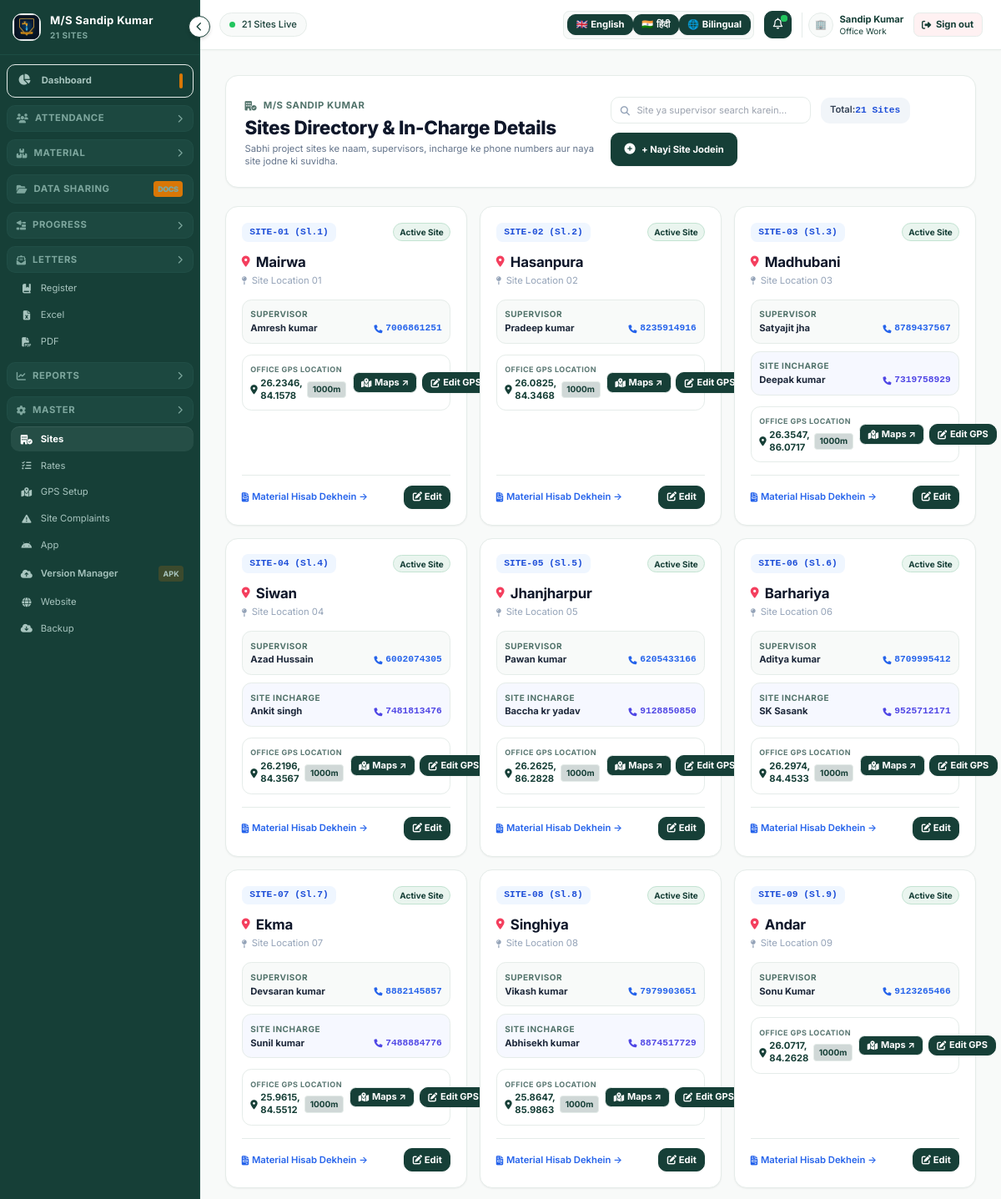
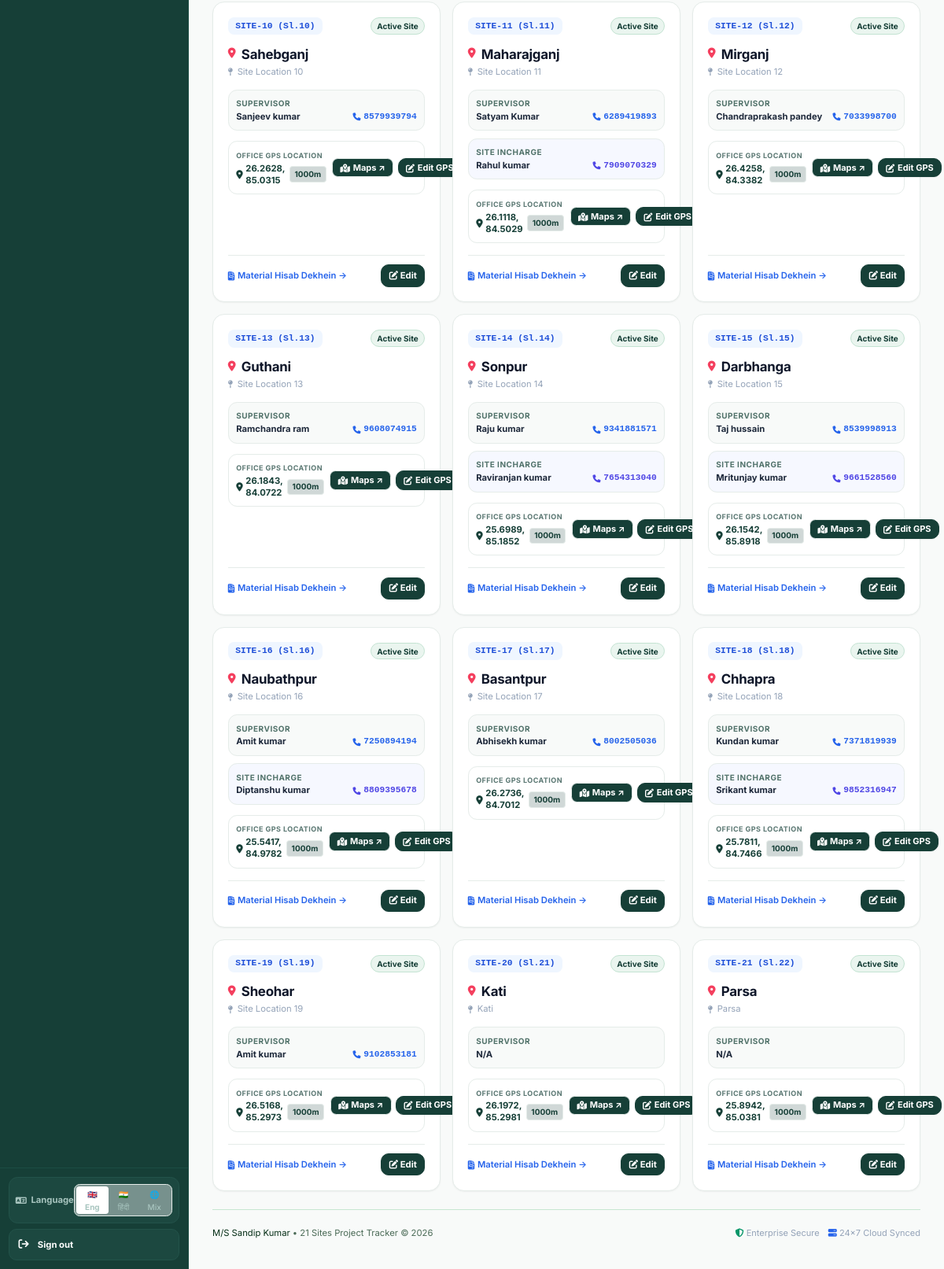
Page /sites (signed in) on the committed database (2 pictures, top to bottom).
### tables this page shows
CREATE TABLE sites (
        id INTEGER PRIMARY KEY AUTOINCREMENT,
        code TEXT UNIQUE NOT NULL,
        name TEXT NOT NULL,
        location TEXT,
        supervisor TEXT,
        contact TEXT,
        status TEXT DEFAULT 'Active',
        created_at TIMESTAMP DEFAULT CURRENT_TIMESTAMP
    , incharge TEXT, incharge_phone TEXT, latitude REAL, longitude REAL, geo_radius INTEGER DEFAULT 500, pin TEXT DEFAULT '', initial_month TEXT);

### app.py (the view)
@app.route("/sites")
def sites_list():
    is_owner = session.get("is_owner", False) or session.get("role") == "owner"
    user_site_id = session.get("site_id")
    all_sites = database.get_all_sites()
    if not is_owner and user_site_id:
        sites = [s for s in all_sites if s["id"] == int(user_site_id)]
    else:
        sites = all_sites
    points_counts = database.get_geo_points_counts_by_site()
    return render_template("sites.html", sites=sites, points_counts=points_counts, is_supervisor_view=(not is_owner))

### templates/sites.html (shortened to what this page needs)
{% extends "base.html" %}
{% block content %}
<div class="space-y-6">
    <div class="bg-white rounded-2xl p-6 border border-slate-200/80 shadow-sm flex flex-col md:flex-row md:items-center justify-between gap-4">
        <div>
            <div class="inline-flex items-center gap-2 text-xs font-semibold text-blue-600 uppercase tracking-wider mb-1">
                <i class="fa-solid fa-building-circle-check"></i> M/S SANDIP KUMAR
            </div>
            <h1 class="text-2xl font-extrabold text-slate-800">Sites Directory & In-Charge Details</h1>
            <p class="text-xs text-slate-500 mt-1">
                Sabhi project sites ke naam, supervisors, incharge ke phone numbers aur naya site jodne ki suvidha.
            </p>
        </div>
        <div class="flex flex-wrap items-center gap-3">
            <div class="relative">
                <i class="fa-solid fa-magnifying-glass absolute left-3 top-1/2 -translate-y-1/2 text-slate-400 text-xs"></i>
                <input type="text" id="siteSearchInput" onkeyup="filterSites()" placeholder="Site ya supervisor search karein..." class="pl-8 pr-3 py-2 rounded-xl border border-slate-300 text-xs text-slate-700 focus:border-blue-500 focus:ring-1 focus:ring-blue-500 w-48 sm:w-64">
            </div>
            <div class="px-3 py-2 rounded-xl bg-slate-100 text-xs font-semibold text-slate-700">
                Total: <span id="siteCount" class="font-bold text-blue-700 font-mono">{{ sites|length }} Sites</span>
            </div>
            {% if not is_supervisor_view %}
            <button onclick="openAddSiteModal()" class="px-4 py-2.5 rounded-xl bg-blue-600 hover:bg-blue-700 text-white text-xs font-bold shadow-sm transition flex items-center gap-2">
                <i class="fa-solid fa-plus-circle text-sm"></i>
                <span>+ Nayi Site Jodein</span>
            </button>
            {% endif %}
        </div>
    </div>
    <div id="sitesGrid" class="grid grid-cols-1 sm:grid-cols-2 lg:grid-cols-3 gap-4">
        {% for s in sites %}
        <div class="site-card bg-white rounded-2xl p-5 border border-slate-200/80 shadow-sm hover:border-blue-400 hover:shadow-md transition flex flex-col justify-between"
             data-name="{{ s.name|lower }}"
             data-supervisor="{{ (s.supervisor or '')|lower }}"
             data-incharge="{{ (s.incharge or '')|lower }}"
             data-code="{{ s.code|lower }}"
             data-location="{{ (s.location or '')|lower }}">
            <div>
                <div class="flex items-center justify-between">
                    <span class="px-2.5 py-1 rounded-lg bg-blue-50 text-blue-700 font-mono text-xs font-bold">{{ s.code }} (Sl. {{ s.id }})</span>
                    <span class="px-2 py-0.5 rounded-full bg-emerald-100 text-emerald-800 text-[10px] font-semibold">Active Site</span>
                </div>
                <h3 class="text-lg font-bold text-slate-800 mt-3 flex items-center gap-2">
                    <i class="fa-solid fa-location-dot text-rose-500 text-sm"></i>
                    <span>{{ s.name }}</span>
                </h3>
                {% if s.location %}
                <p class="text-xs text-slate-400 mt-0.5 flex items-center gap-1.5">
                    <i class="fa-solid fa-map-pin text-[10px]"></i> {{ s.location }}
                </p>
                {% endif %}
                <div class="space-y-2.5 mt-4 text-xs">
                    <div class="p-2.5 rounded-xl bg-slate-50 border border-slate-100">
                        <span class="text-[10px] font-bold uppercase tracking-wider text-slate-400 block">Supervisor</span>
                        <div class="flex items-center justify-between mt-0.5">
                            <span class="font-bold text-slate-800">{{ s.supervisor or 'N/A' }}</span>
                            {% if s.contact %}
                            <a href="tel:{{ s.contact }}" class="text-blue-600 font-mono font-bold hover:underline flex items-center gap-1">
                                <i class="fa-solid fa-phone text-[10px]"></i> {{ s.contact }}
                            </a>
                            {% endif %}
                        </div>
                    </div>
                    {% if s.incharge %}
                    <div class="p-2.5 rounded-xl bg-indigo-50/50 border border-indigo-100">
                        <span class="text-[10px] font-bold uppercase tracking-wider text-indigo-400 block">Site Incharge</span>
                        <div class="flex items-center justify-between mt-0.5">
                            <span class="font-bold text-slate-800">{{ s.incharge }}</span>
                            {% if s.incharge_phone %}
                            <a href="tel:{{ s.incharge_phone }}" class="text-indigo-600 font-mono font-bold hover:underline flex items-center gap-1">
                                <i class="fa-solid fa-phone text-[10px]"></i> {{ s.incharge_phone }}
                            </a>
                            {% endif %}
                        </div>
                    </div>
                    {% endif %}
                </div>
                <div class="mt-3.5 p-2.5 rounded-xl bg-white border border-[#E5ECE9] flex flex-col sm:flex-row sm:items-center justify-between gap-2 text-xs">
                    <div>
                        <span class="text-[9px] font-bold uppercase tracking-wider text-[#163F37]/70 block">Office GPS Location</span>
                        {% if s.latitude and s.longitude %}
                        <div class="flex items-center gap-1.5 mt-0.5">
                            <span class="text-[#163F37] font-bold text-xs flex items-center gap-1">
                                <i class="fa-solid fa-location-dot text-[#163F37]"></i>
                                <span>{{ s.latitude|round(4) }}, {{ s.longitude|round(4) }}</span>
                            </span>
                            <span class="px-1.5 py-0.5 rounded bg-[#163F37]/20 text-[#163F37] border border-[#E5ECE9] text-[10px] font-bold">
                                {{ s.geo_radius or 1000 }}m
                            </span>
                        </div>
                        {% else %}
                        <span class="text-[#163F37]/70 font-semibold flex items-center gap-1 mt-0.5 text-xs">
                            <i class="fa-solid fa-triangle-exclamation"></i>
                            <span>Location Not Set</span>
                        </span>
                        {% endif %}
                    </div>
                    <div class="flex items-center gap-1.5 shrink-0">
                        {% if s.latitude and s.longitude %}
                        <a href="https://www.google.com/maps?q={{ s.latitude }},{{ s.longitude }}" target="_blank"
                           class="px-2.5 py-1 rounded-lg bg-[#163F37] hover:bg-[#0F2F29] text-white font-bold text-[11px] transition flex items-center gap-1 border border-[#163F37] cursor-pointer shadow-xs"
                           title="Open in Google Maps">
                            <i class="fa-solid fa-map-location-dot text-white"></i>
                            <span class="text-white">Maps ↗</span>
                        </a>
                        {% endif %}
                        {% if not is_supervisor_view %}
                        <button type="button" onclick="openGlobalSiteGpsModal({{ s.id }}, {{ s.name|tojson|forceescape }}, {{ (s.latitude or '')|tojson|forceescape }}, {{ (s.longitude or '')|tojson|forceescape }}, {{ s.geo_radius or 1000 }})"
                                class="px-2.5 py-1 rounded-lg bg-[#163F37] hover:opacity-90 text-white font-bold text-[11px] transition flex items-center gap-1 cursor-pointer"
                                title="Edit GPS Coordinates & Geofence">
                            <i class="fa-solid fa-pen-to-square"></i>
                            <span>Edit GPS</span>
                        </button>
                        {% endif %}
                    </div>
                </div>
            </div>
            <div class="mt-4 pt-3 border-t border-slate-100 flex items-center justify-between">
                <a href="{{ url_for('site_report', site_id=s.id) }}" class="text-xs font-semibold text-blue-600 hover:text-blue-800 flex items-center gap-1">
                    <i class="fa-solid fa-file-invoice"></i> Material Hisab Dekhein &rarr;
                </a>
                {% if not is_supervisor_view %}
                <button onclick="openEditSiteModal({{ s|tojson|forceescape }})" class="px-2.5 py-1.5 rounded-lg bg-slate-100 hover:bg-slate-200 text-slate-700 text-xs font-semibold transition">
                    <i class="fa-solid fa-pen-to-square"></i> Edit
                </button>
                {% endif %}
            </div>
        </div>
        {% endfor %}
    </div>
</div>
{% endblock %}

### rows in the picture
sites: code "SITE-01", id "1", name "Mairwa", location "Site Location 01", supervisor "Amresh kumar", contact "7006861251", latitude "26.2346", longitude "84.1578", geo_radius "1000"
sites: code "SITE-02", id "2", name "Hasanpura", location "Site Location 02", supervisor "Pradeep kumar", contact "8235914916", latitude "26.0825", longitude "84.3468", geo_radius "1000"
sites: code "SITE-03", id "3", name "Madhubani", location "Site Location 03", supervisor "Satyajit jha", contact "8789437567", incharge "Deepak kumar", incharge_phone "7319758929", latitude "26.3547", longitude "86.0717", geo_radius "1000"
sites: code "SITE-04", id "4", name "Siwan", location "Site Location 04", supervisor "Azad Hussain", contact "6002074305", incharge "Ankit singh", incharge_phone "7481813476", latitude "26.2196", longitude "84.3567", geo_radius "1000"
sites: code "SITE-05", id "5", name "Jhanjharpur", location "Site Location 05", supervisor "Pawan kumar", contact "6205433166", incharge "Baccha kr yadav", incharge_phone "9128850850", latitude "26.2625", longitude "86.2828", geo_radius "1000"
sites: code "SITE-06", id "6", name "Barhariya", location "Site Location 06", supervisor "Aditya kumar", contact "8709995412", incharge "SK Sasank", incharge_phone "9525712171", latitude "26.2974", longitude "84.4533", geo_radius "1000"
sites: code "SITE-07", id "7", name "Ekma", location "Site Location 07", supervisor "Devsaran kumar", contact "8882145857", incharge "Sunil kumar", incharge_phone "7488884776", latitude "25.9615", longitude "84.5512", geo_radius "1000"
sites: code "SITE-08", id "8", name "Singhiya", location "Site Location 08", supervisor "Vikash kumar", contact "7979903651", incharge "Abhisekh kumar", incharge_phone "8874517729", latitude "25.8647", longitude "85.9863", geo_radius "1000"
sites: code "SITE-09", id "9", name "Andar", location "Site Location 09", supervisor "Sonu Kumar", contact "9123265466", latitude "26.0717", longitude "84.2628", geo_radius "1000"
sites: code "SITE-10", id "10", name "Sahebganj", location "Site Location 10", supervisor "Sanjeev kumar", contact "8579939794", latitude "26.2628", longitude "85.0315", geo_radius "1000"
sites: code "SITE-11", id "11", name "Maharajganj", location "Site Location 11", supervisor "Satyam Kumar", contact "6289419893", incharge "Rahul kumar", incharge_phone "7909070329", latitude "26.1118", longitude "84.5029", geo_radius "1000"
sites: code "SITE-12", id "12", name "Mirganj", location "Site Location 12", supervisor "Chandraprakash pandey", contact "7033998700", latitude "26.4258", longitude "84.3382", geo_radius "1000"
sites: code "SITE-13", id "13", name "Guthani", location "Site Location 13", supervisor "Ramchandra ram", contact "9608074915", latitude "26.1843", longitude "84.0722", geo_radius "1000"
sites: code "SITE-14", id "14", name "Sonpur", location "Site Location 14", supervisor "Raju kumar", contact "9341881571", incharge "Raviranjan kumar", incharge_phone "7654313040", latitude "25.6989", longitude "85.1852", geo_radius "1000"
sites: code "SITE-15", id "15", name "Darbhanga", location "Site Location 15", supervisor "Taj hussain", contact "8539998913", incharge "Mritunjay kumar", incharge_phone "9661528560", latitude "26.1542", longitude "85.8918", geo_radius "1000"
sites: code "SITE-16", id "16", name "Naubathpur", location "Site Location 16", supervisor "Amit kumar", contact "7250894194", incharge "Diptanshu kumar", incharge_phone "8809395678", latitude "25.5417", longitude "84.9782", geo_radius "1000"
sites: code "SITE-17", id "17", name "Basantpur", location "Site Location 17", supervisor "Abhisekh kumar", contact "8002505036", latitude "26.2736", longitude "84.7012", geo_radius "1000"
sites: code "SITE-18", id "18", name "Chhapra", location "Site Location 18", supervisor "Kundan kumar", contact "7371819939", incharge "Srikant kumar", incharge_phone "9852316947", latitude "25.7811", longitude "84.7466", geo_radius "1000"
sites: code "SITE-19", id "19", name "Sheohar", location "Site Location 19", supervisor "Amit kumar", contact "9102853181", latitude "26.5168", longitude "85.2973", geo_radius "1000"
sites: code "SITE-20", id "21", name "Kati", location "Kati", supervisor "N/A", latitude "26.1972", longitude "85.2981", geo_radius "1000"
sites: code "SITE-21", id "22", name "Parsa", location "Parsa", supervisor "N/A", latitude "25.8942", longitude "85.0381", geo_radius "1000"

### other values in the picture
{{ sites|length }} "21"
